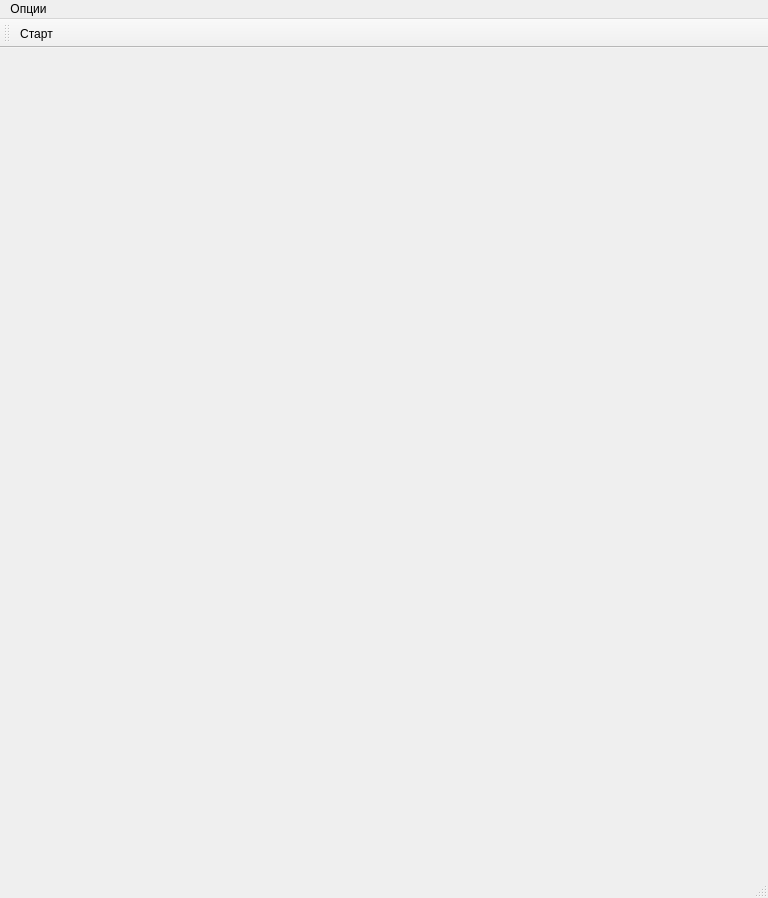
<?xml version="1.0" encoding="UTF-8"?>
<ui version="4.0">
 <class>Typing</class>
 <widget class="QMainWindow" name="Typing">
  <property name="geometry">
   <rect>
    <x>0</x>
    <y>0</y>
    <width>768</width>
    <height>600</height>
   </rect>
  </property>
  <property name="sizePolicy">
   <sizepolicy hsizetype="Preferred" vsizetype="Maximum">
    <horstretch>0</horstretch>
    <verstretch>0</verstretch>
   </sizepolicy>
  </property>
  <property name="maximumSize">
   <size>
    <width>768</width>
    <height>600</height>
   </size>
  </property>
  <property name="baseSize">
   <size>
    <width>768</width>
    <height>600</height>
   </size>
  </property>
  <property name="windowTitle">
   <string>Слепая печать</string>
  </property>
  <property name="windowIcon">
   <iconset>
    <normaloff>Image/keyboard.ico</normaloff>Image/keyboard.ico</iconset>
  </property>
  <widget class="QWidget" name="centralWidget">
   <layout class="QGridLayout" name="gridLayout">
    <item row="0" column="0">
     <layout class="QVBoxLayout" name="verticalLayout">
      <item>
       <widget class="Show" name="ShowWidget" native="true">
        <property name="minimumSize">
         <size>
          <width>0</width>
          <height>150</height>
         </size>
        </property>
       </widget>
      </item>
      <item>
       <widget class="Keyboard" name="KeyboardWidget" native="true">
        <property name="sizePolicy">
         <sizepolicy hsizetype="Minimum" vsizetype="Minimum">
          <horstretch>0</horstretch>
          <verstretch>0</verstretch>
         </sizepolicy>
        </property>
        <property name="minimumSize">
         <size>
          <width>0</width>
          <height>650</height>
         </size>
        </property>
        <property name="maximumSize">
         <size>
          <width>16777215</width>
          <height>16777215</height>
         </size>
        </property>
        <property name="layoutDirection">
         <enum>Qt::LeftToRight</enum>
        </property>
       </widget>
      </item>
     </layout>
    </item>
   </layout>
  </widget>
  <widget class="QMenuBar" name="menuBar">
   <property name="geometry">
    <rect>
     <x>0</x>
     <y>0</y>
     <width>768</width>
     <height>21</height>
    </rect>
   </property>
   <widget class="QMenu" name="menu">
    <property name="title">
     <string>Опции</string>
    </property>
    <addaction name="action"/>
   </widget>
   <addaction name="menu"/>
  </widget>
  <widget class="QToolBar" name="mainToolBar">
   <attribute name="toolBarArea">
    <enum>TopToolBarArea</enum>
   </attribute>
   <attribute name="toolBarBreak">
    <bool>false</bool>
   </attribute>
   <addaction name="action"/>
  </widget>
  <widget class="QStatusBar" name="statusBar"/>
  <action name="action">
   <property name="text">
    <string>Старт</string>
   </property>
  </action>
 </widget>
 <layoutdefault spacing="6" margin="11"/>
 <customwidgets>
  <customwidget>
   <class>Keyboard</class>
   <extends>QWidget</extends>
   <header>keyboard.h</header>
   <container>1</container>
   <slots>
    <signal>sendWord(QString)</signal>
    <signal>printWord(QString)</signal>
    <signal>sendSignal(bool)</signal>
    <slot>startGame()</slot>
   </slots>
  </customwidget>
  <customwidget>
   <class>Show</class>
   <extends>QWidget</extends>
   <header>show.h</header>
   <container>1</container>
   <slots>
    <slot>getword(QString)</slot>
    <slot>getbool(bool)</slot>
   </slots>
  </customwidget>
 </customwidgets>
 <resources/>
 <connections>
  <connection>
   <sender>action</sender>
   <signal>triggered()</signal>
   <receiver>KeyboardWidget</receiver>
   <slot>startGame()</slot>
   <hints>
    <hint type="sourcelabel">
     <x>-1</x>
     <y>-1</y>
    </hint>
    <hint type="destinationlabel">
     <x>383</x>
     <y>460</y>
    </hint>
   </hints>
  </connection>
  <connection>
   <sender>KeyboardWidget</sender>
   <signal>sendWord(QString)</signal>
   <receiver>ShowWidget</receiver>
   <slot>getword(QString)</slot>
   <hints>
    <hint type="sourcelabel">
     <x>383</x>
     <y>534</y>
    </hint>
    <hint type="destinationlabel">
     <x>383</x>
     <y>128</y>
    </hint>
   </hints>
  </connection>
  <connection>
   <sender>KeyboardWidget</sender>
   <signal>sendSignal(bool)</signal>
   <receiver>ShowWidget</receiver>
   <slot>getbool(bool)</slot>
   <hints>
    <hint type="sourcelabel">
     <x>383</x>
     <y>534</y>
    </hint>
    <hint type="destinationlabel">
     <x>383</x>
     <y>128</y>
    </hint>
   </hints>
  </connection>
 </connections>
 <slots>
  <slot>getWord(QString)</slot>
 </slots>
</ui>
